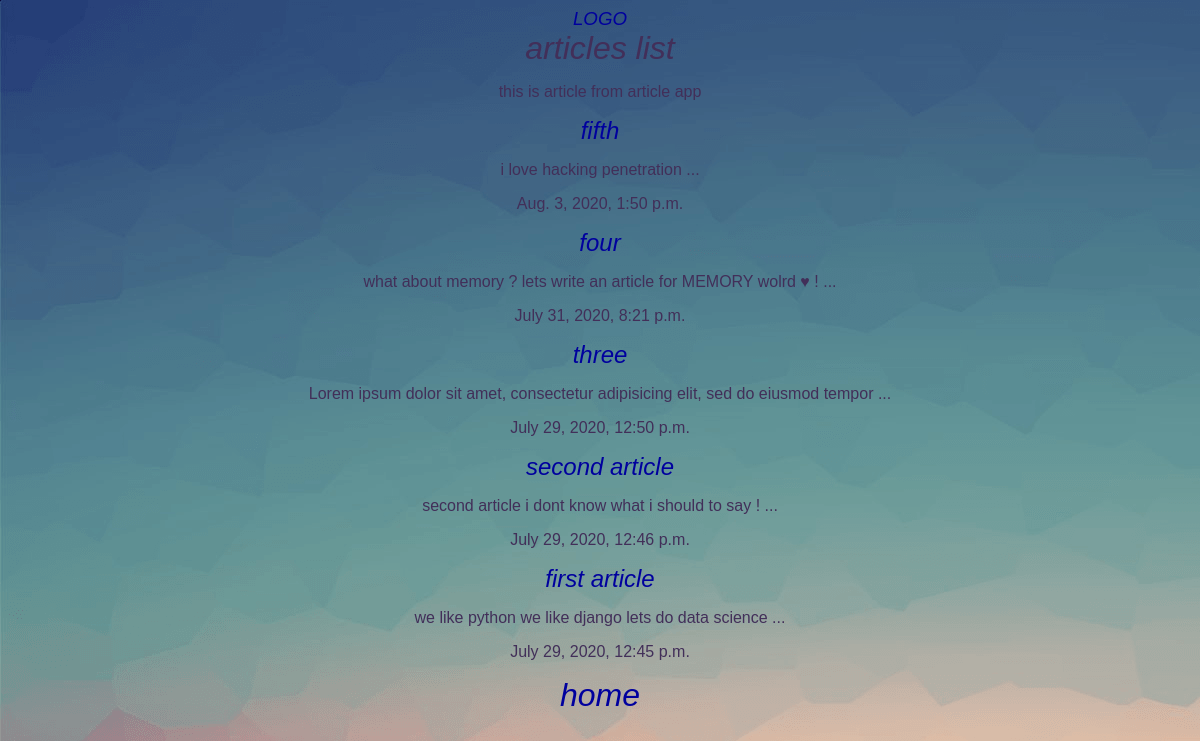
The app's page /articles/ with its own data.
### articles/models.py (models this page shows, shortened)
class Article (models.Model) :
    title = models.CharField (max_length = 30)
    slug = models.SlugField()
    body = models.TextField()
    date = models.DateTimeField( auto_now_add = True )
    image = models.ImageField(default = 'default' , blank = True)
    def snipper(self) :
        return self.body[ 0 :  80 ] + ' ...'

### articles/views.py (the view)
def articles_list(request) :
    articles = models.Article.objects.all().order_by('-date')
    arg = { 'articles': articles }
    return render(request, 'articles/articles_list.html',arg)

### articles/templates/articles/articles_list.html (shortened to what this page needs)
{% extends 'base.html' %}
{%block content %}
    <h1>articles list</h1>
    <div class="articles_list">
      <p>this is article from article app </p>
      {%  for article in articles %}
      <h2> <a href="{% url 'articles:details'   slug=article.slug %}">{{article.title}}</a> </h2>
      <p>{{article.snipper}}</p>
      <p>{{article.date}}</p>
      {%  endfor %}
    </div>
    <a href="/home/"><h1>home</h1></a>
{%endblock%}

### templates/base.html (shortened to what this page needs)
{% load static %}
<!DOCTYPE html>
<html lang="en" dir="ltr">
  <head>
    <link rel="stylesheet" href="{% static 'styles.css' %} ">
  </head>
  <body>
    <a href="{% url 'articles:list' %}"><h3>LOGO</h3></a>
    <div class="wrapper">
      {% block content %}
      {%endblock%}
    </div>
      </body>
    </html>

### asset/styles.css (style rules this page uses)
body { background-color: #f295; background-image: url(simple.png) ; background-attachment: fixed ; background-repeat : no-repeat ; color: #422f59 ; text-align: center ; }
h1,h2,h3,h4,h5,h6 { font-style: italic ; font-weight: unset ; margin: auto ; }
body * { font-family: arial ; font-size: revert; }
a,a:hover , a:visited { color: #00009e ; text-decoration: none; }

### records on screen
Article: title "fifth", snipper "i love hacking penetration ...", date "Aug. 3, 2020, 1:50 p.m."
Article: title "four", snipper "what about memory ? lets write an article for MEMORY wolrd ♥ ! ...", date "July 31, 2020, 8:21 p.m."
Article: title "three", snipper "Lorem ipsum dolor sit amet, consectetur adipisicing elit, sed do eiusmod tempor ...", date "July 29, 2020, 12:50 p.m."
Article: title "second article", snipper "second article i dont know what i should to say ! ...", date "July 29, 2020, 12:46 p.m."
Article: title "first article", snipper "we like python we like django lets do data science ...", date "July 29, 2020, 12:45 p.m."
